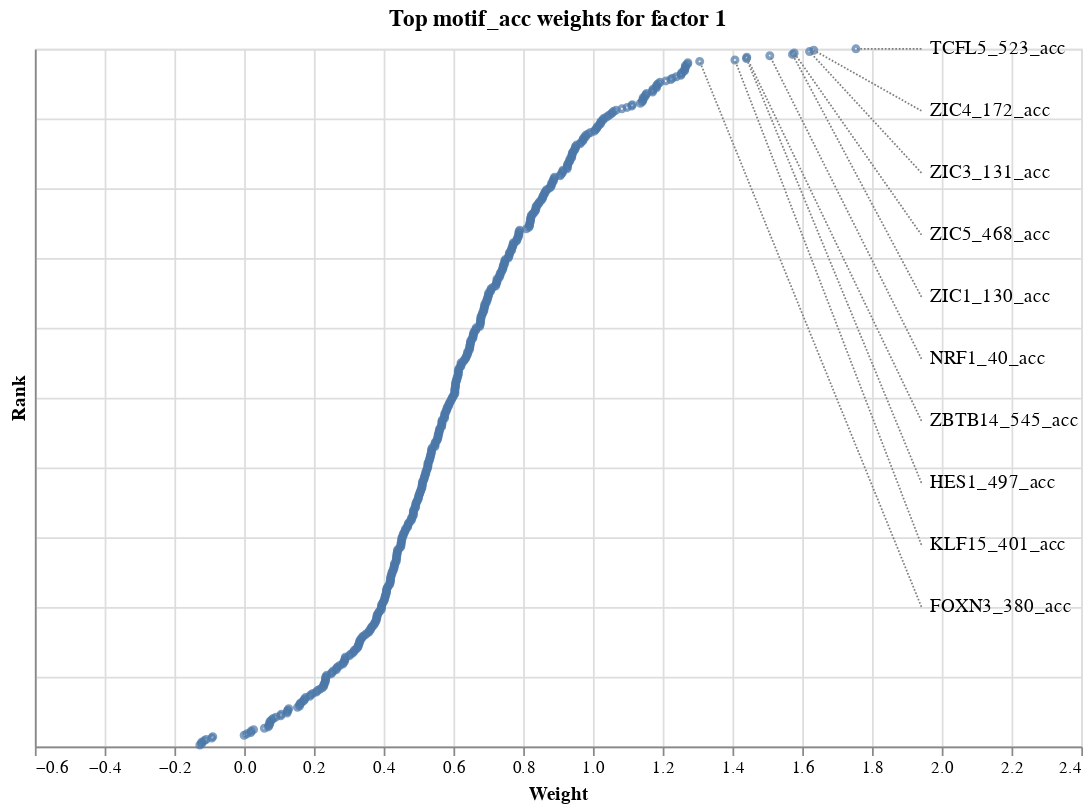

Write notebook code for a chart like this one.
### Code cell
plot_weights(model, "motif_acc")

### Figure 1 — Vega specification as saved in the notebook (floating-point values rounded to 4 significant figures; data arrays with more than 128 entries replaced by an {"elided": "..."} marker saying what was removed)
{"$schema": "https://vega.github.io/schema/vega/v5.json", "data": [{"name": "source_0", "values": {"elided": "500 records"}}, {"name": "source_1", "values": [{"feature": "TCFL5_523_acc", "label_x": 1.942, "label_y": 500.0}, {"feature": "ZIC4_172_acc", "label_x": 1.942, "label_y": 455.6}, {"feature": "ZIC3_131_acc", "label_x": 1.942, "label_y": 411.1}, {"feature": "ZIC5_468_acc", "label_x": 1.942, "label_y": 366.7}, {"feature": "ZIC1_130_acc", "label_x": 1.942, "label_y": 322.2}, {"feature": "NRF1_40_acc", "label_x": 1.942, "label_y": 277.8}, {"feature": "ZBTB14_545_acc", "label_x": 1.942, "label_y": 233.3}, {"feature": "HES1_497_acc", "label_x": 1.942, "label_y": 188.9}, {"feature": "KLF15_401_acc", "label_x": 1.942, "label_y": 144.4}, {"feature": "FOXN3_380_acc", "label_x": 1.942, "label_y": 100.0}]}, {"name": "source_2", "values": []}, {"name": "source_3", "values": [{"label_x": 1.942, "label_y": 500.0, "rank": 500, "weight": 1.754}, {"label_x": 1.942, "label_y": 455.6, "rank": 499, "weight": 1.633}, {"label_x": 1.942, "label_y": 411.1, "rank": 498, "weight": 1.621}, {"label_x": 1.942, "label_y": 366.7, "rank": 497, "weight": 1.577}, {"label_x": 1.942, "label_y": 322.2, "rank": 496, "weight": 1.572}, {"label_x": 1.942, "label_y": 277.8, "rank": 495, "weight": 1.507}, {"label_x": 1.942, "label_y": 233.3, "rank": 494, "weight": 1.441}, {"label_x": 1.942, "label_y": 188.9, "rank": 493, "weight": 1.44}, {"label_x": 1.942, "label_y": 144.4, "rank": 492, "weight": 1.407}, {"label_x": 1.942, "label_y": 100.0, "rank": 491, "weight": 1.306}]}, {"name": "source_4", "values": []}], "marks": [{"type": "symbol", "name": "layer_0_marks", "from": {"data": "source_0"}, "encode": {"update": {"opacity": {"value": 0.7}, "y": {"field": "rank", "scale": "y"}, "size": {"value": 10}, "x": {"field": "weight", "scale": "x"}, "stroke": {"value": "#4c78a8"}, "fill": {"value": "transparent"}}}, "style": ["point"]}, {"type": "text", "name": "layer_1_marks", "from": {"data": "source_1"}, "encode": {"update": {"y": {"field": "label_y", "scale": "y"}, "align": {"value": "left"}, "dx": {"value": 5}, "baseline": {"value": "middle"}, "fill": {"value": "black"}, "x": {"field": "label_x", "scale": "x"}, "text": {"signal": "isValid(datum[\"feature\"]) ? datum[\"feature\"] : \"\"+datum[\"feature\"]"}}}, "style": ["text"]}, {"type": "text", "name": "layer_2_marks", "from": {"data": "source_2"}, "encode": {"update": {"y": {"field": "label_y", "scale": "y"}, "x": {"field": "label_x", "scale": "x"}, "align": {"value": "right"}, "dx": {"value": -5}, "text": {"signal": "isValid(datum[\"feature\"]) ? datum[\"feature\"] : \"\"+datum[\"feature\"]"}, "baseline": {"value": "middle"}, "fill": {"value": "black"}}}, "style": ["text"]}, {"type": "rule", "name": "layer_3_marks", "from": {"data": "source_3"}, "encode": {"update": {"stroke": {"value": "gray"}, "strokeDash": {"value": [1, 1]}, "x": {"field": "label_x", "scale": "x"}, "x2": {"field": "weight", "scale": "x"}, "y2": {"field": "rank", "scale": "y"}, "y": {"field": "label_y", "scale": "y"}}}, "style": ["rule"]}, {"type": "rule", "name": "layer_4_marks", "from": {"data": "source_4"}, "encode": {"update": {"stroke": {"value": "gray"}, "x2": {"field": "weight", "scale": "x"}, "x": {"field": "label_x", "scale": "x"}, "strokeDash": {"value": [1, 1]}, "y": {"field": "label_y", "scale": "y"}, "y2": {"field": "rank", "scale": "y"}}}, "style": ["rule"]}], "scales": [{"name": "x", "type": "linear", "domain": [-0.5976, 2.224], "range": [0, {"signal": "width"}], "zero": true, "nice": true}, {"name": "y", "type": "linear", "domain": {"fields": [{"data": "source_0", "field": "rank"}, {"data": "source_1", "field": "label_y"}, {"data": "source_2", "field": "label_y"}, {"data": "source_3", "field": "label_y"}, {"data": "source_3", "field": "rank"}, {"data": "source_4", "field": "label_y"}, {"data": "source_4", "field": "rank"}]}, "range": [{"signal": "height"}, 0], "zero": true, "nice": true}], "axes": [{"scale": "x", "aria": false, "zindex": 0, "grid": true, "tickCount": {"signal": "ceil(width/40)"}, "labels": false, "orient": "bottom", "maxExtent": 0, "minExtent": 0, "gridScale": "y", "ticks": false, "domain": false}, {"scale": "y", "zindex": 0, "tickCount": {"signal": "ceil(height/40)"}, "minExtent": 0, "maxExtent": 0, "grid": true, "gridScale": "x", "labels": false, "orient": "left", "domain": false, "ticks": false, "aria": false}, {"scale": "x", "tickCount": {"signal": "ceil(width/40)"}, "grid": false, "labelFlush": true, "orient": "bottom", "zindex": 0, "labelOverlap": true, "title": "Weight"}, {"scale": "y", "zindex": 0, "orient": "left", "tickCount": {"signal": "ceil(height/40)"}, "grid": false, "labelOverlap": true, "title": "Rank", "labels": false, "ticks": false}], "title": {"text": "Top motif_acc weights for factor 1", "frame": "group"}, "style": "cell", "width": 600, "background": "white", "height": 400, "padding": 5}
